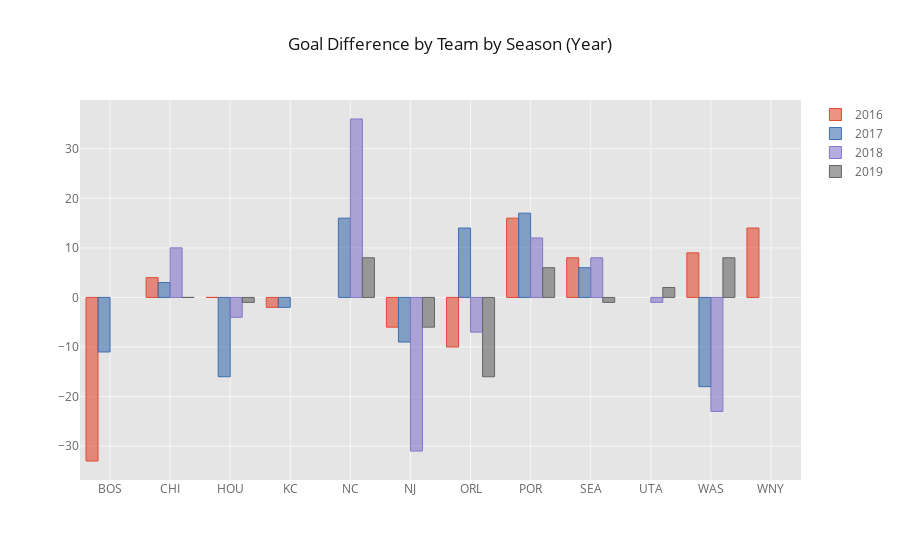

Write notebook code for a chart like this one.
### Code cell
#this cell plots a bar graph of goal difference by team by season using
#the standings dataframe. This has less flexibility than the nwsl dataframe
#but is simplier in structure
seasoned = standings.pivot_table(index = 'Team',
                                 columns = 'Season',
                                 values = 'Goal Difference')
seasoned.iplot(kind = 'bar', title = 'Goal Difference by Team by Season (Year)')

### Figure 1 — Plotly figure (JSON) as saved in the notebook; plotly's stock layout.template omitted (floating-point values rounded to 4 significant figures)
{"data": [{"marker": {"color": "rgba(226, 74, 51, 0.6)", "line": {"color": "rgba(226, 74, 51, 1.0)", "width": 1}}, "name": "2016", "orientation": "v", "text": "", "type": "bar", "uid": "1efc07f5-f6f4-4c83-90f3-9f0948527ad4", "x": ["BOS", "CHI", "HOU", "KC", "NC", "NJ", "ORL", "POR", "SEA", "UTA", "WAS", "WNY"], "y": [-33, 4, 0, -2, "", -6, -10, 16, 8, "", 9, 14]}, {"marker": {"color": "rgba(62, 111, 176, 0.6)", "line": {"color": "rgba(62, 111, 176, 1.0)", "width": 1}}, "name": "2017", "orientation": "v", "text": "", "type": "bar", "uid": "31747867-77b1-47aa-8ab9-cc95def9a04b", "x": ["BOS", "CHI", "HOU", "KC", "NC", "NJ", "ORL", "POR", "SEA", "UTA", "WAS", "WNY"], "y": [-11, 3, -16, -2, 16, -9, 14, 17, 6, "", -18, ""]}, {"marker": {"color": "rgba(132, 118, 202, 0.6)", "line": {"color": "rgba(132, 118, 202, 1.0)", "width": 1}}, "name": "2018", "orientation": "v", "text": "", "type": "bar", "uid": "1cacab79-0050-4d49-8625-cbdbc3c13f4c", "x": ["BOS", "CHI", "HOU", "KC", "NC", "NJ", "ORL", "POR", "SEA", "UTA", "WAS", "WNY"], "y": ["", 10, -4, "", 36, -31, -7, 12, 8, -1, -23, ""]}, {"marker": {"color": "rgba(101, 101, 101, 0.6)", "line": {"color": "rgba(101, 101, 101, 1.0)", "width": 1}}, "name": "2019", "orientation": "v", "text": "", "type": "bar", "uid": "df77f9eb-4c56-4dc2-91c1-d3e8d5d45fc3", "x": ["BOS", "CHI", "HOU", "KC", "NC", "NJ", "ORL", "POR", "SEA", "UTA", "WAS", "WNY"], "y": ["", 0, -1, "", 8, -6, -16, 6, -1, 2, 8, ""]}], "layout": {"legend": {"bgcolor": "#FFFFFF", "font": {"color": "#666666"}}, "paper_bgcolor": "#FFFFFF", "plot_bgcolor": "#E5E5E5", "title": {"font": {"color": "#151516"}, "text": "Goal Difference by Team by Season (Year)"}, "xaxis": {"gridcolor": "#F6F6F6", "showgrid": true, "tickfont": {"color": "#666666"}, "title": {"font": {"color": "#666666"}, "text": ""}, "zerolinecolor": "#F6F6F6"}, "yaxis": {"gridcolor": "#F6F6F6", "showgrid": true, "tickfont": {"color": "#666666"}, "title": {"font": {"color": "#666666"}, "text": ""}, "zerolinecolor": "#F6F6F6"}}}
